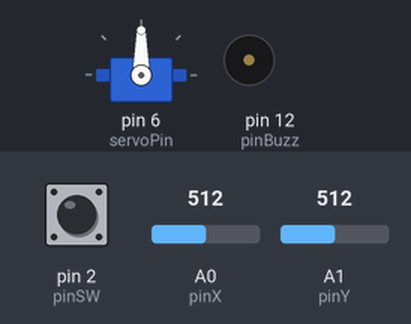
The sketch below on a simulated Arduino Uno, built with avr-gcc and run on an emulated ATmega328P. Shown: servo, buzzer (waves = sounding, pin HIGH). Inputs (shaded band) come from the test bench; at power-on: A1 (pinY) = 512, pin 2 (pinSW) HIGH, A0 (pinX) = 512. What the sketch prints to the serial monitor is not drawn.

Above: at 1.2 s.
1.3 s: A1 (pinY) set to 559
At 2.5 s:
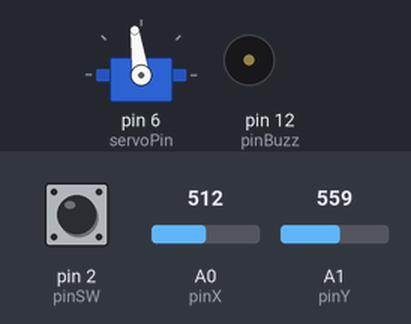
4.3 s: A1 (pinY) set to 577
At 4.8 s:
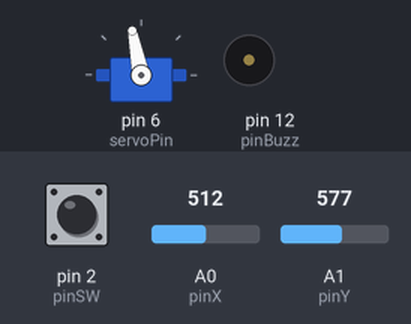
5.8 s: pin 2 (pinSW) pulled LOW for 0.15 s
At 5.88 s:
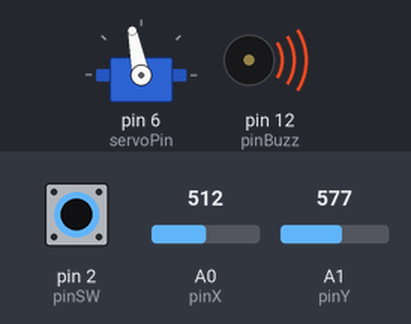
7.4 s: A1 (pinY) set to 986
At 8.2 s:
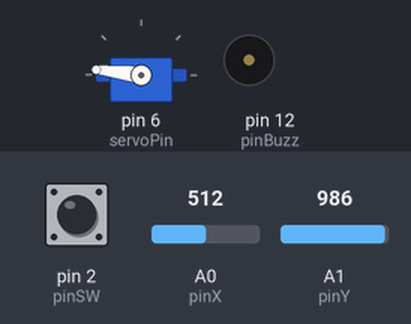
8.9 s: A1 (pinY) set to 1015
At 9.5 s:
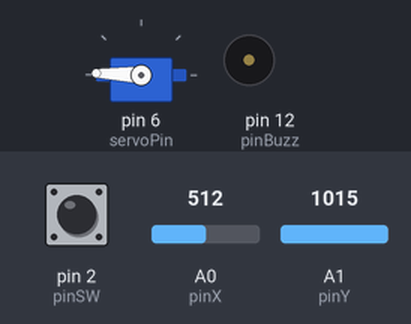
11.9 s: pin 2 (pinSW) pulled LOW for 1 s
At 12.7 s:
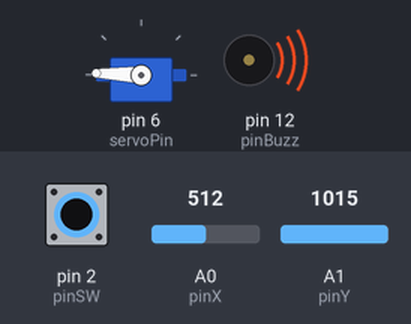
Timing chart, 0 to 14.9 s (numbered marks = the images above; inputs shaded):
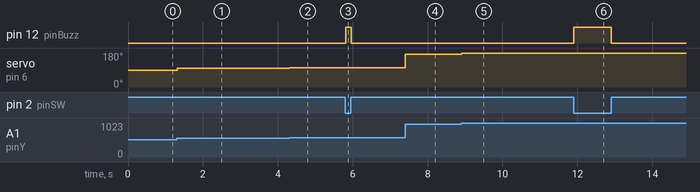

Measured:
- after the input at 1.3 s, servo on pin 6 (servoPin): 90° → 98° at once
- after the input at 4.3 s, servo on pin 6 (servoPin): 98° → 101° at once
- after the input at 5.8 s, pin 12 (pinBuzz): LOW → HIGH at once, → LOW 0.15 s later
- after the input at 7.4 s, servo on pin 6 (servoPin): 101° → 173° at once
- after the input at 8.9 s, servo on pin 6 (servoPin): 173° → 178° at once
- after the input at 11.9 s, pin 12 (pinBuzz): LOW → HIGH at once, → LOW 1.0 s later

The sketch:

joystick_servo_control.ino
```cpp
#include <Servo.h>
Servo servo1;
int servoPin=6;
int servoAngle=0;
int pinX=A0;
int pinY=A1;
int pinSW=2;
int pinBuzz=12;
int Xval;
int Yval;
int SWval;
int dt=0;
void setup() {
  // put your setup code here, to run once:
pinMode(pinX, INPUT);
pinMode(pinY, INPUT);
pinMode(pinSW, INPUT);
pinMode(pinBuzz, OUTPUT);
Serial.begin(115200);
digitalWrite(pinSW, HIGH);
servo1.attach(servoPin);
}

void loop() {
  // put your main code here, to run repeatedly:
Xval=analogRead(pinX);
Yval=analogRead(pinY);
SWval=digitalRead(pinSW);
delay(dt);
Serial.print("X Value: ");
Serial.print(Xval);
Serial.print(" | Y Value: ");
Serial.print(Yval);
Serial.print(" | Switch State: ");
Serial.print(SWval);
Serial.print(" | Servo Angle: ");
Serial.println(servoAngle);
servoAngle=(90./513.)*Yval-(510.*90./513.)+90;
servo1.write(servoAngle);
digitalWrite(pinBuzz, !SWval);
}
```
